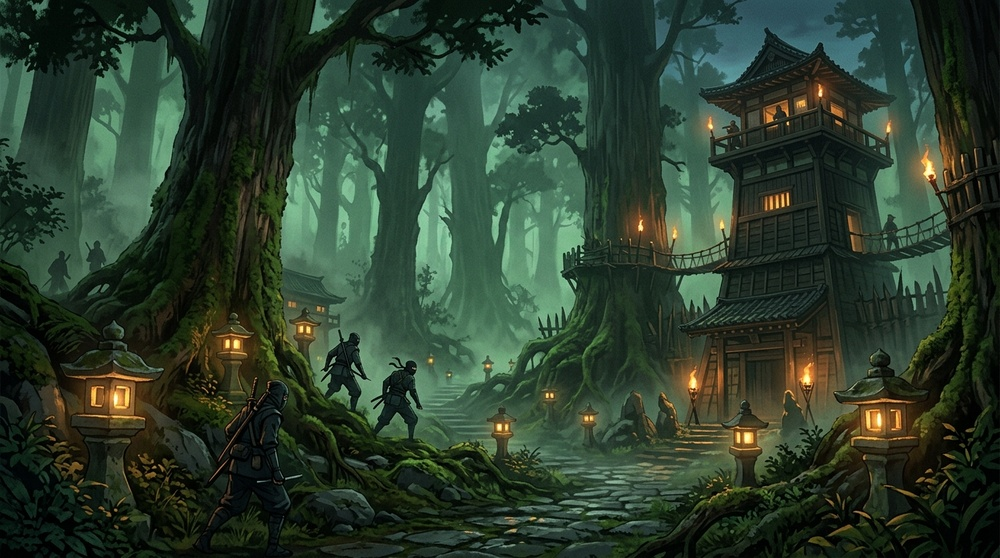
#> input picture src/assets/images/shinobi_campaign_forest_backdrop_1791702689788.jpg, 1000 x 558 px, shrunk from 1376 x 768 before the run
$ python cols.py ../../../../src/assets/images/shinobi_campaign_forest_backdrop_1791702689788.jpg 5
#> lines starting #> are read from the running program, lines starting #| are printed output that depends on the picture; after the words box and inside, x2 and y2 are one past the last pixel; in counts of white or black regions, pixels touching at a corner belong together
### scratchpad/icons-8-11/phase/py/lab.py
import numpy as np


def srgb_to_lin(c):
    c = c / 255.0
    return np.where(c <= 0.04045, c / 12.92, ((c + 0.055) / 1.055) ** 2.4)


def oklab(a):
    """a: (..., 3) sRGB 0..255 -> (..., 3) OKLab."""
    l = srgb_to_lin(np.asarray(a, dtype=float))
    R, G, B = l[..., 0], l[..., 1], l[..., 2]
    L_ = np.cbrt(0.4122214708 * R + 0.5363325363 * G + 0.0514459929 * B)
    M_ = np.cbrt(0.2119034982 * R + 0.6806995451 * G + 0.1073969566 * B)
    S_ = np.cbrt(0.0883024619 * R + 0.2817188376 * G + 0.6299787005 * B)
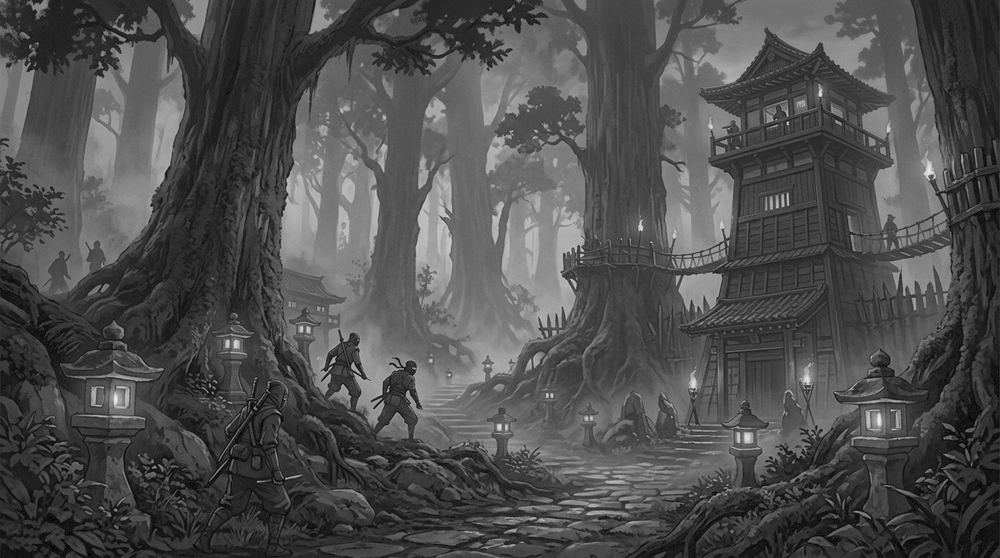
#> S_: shape (558, 1000) float64; min 0, max 0.928, mean 0.312
    return np.stack([
        0.2104542553 * L_ + 0.793617785 * M_ - 0.0040720468 * S_,
        1.9779984951 * L_ - 2.428592205 * M_ + 0.4505937099 * S_,
        0.0259040371 * L_ + 0.7827717662 * M_ - 0.808675766 * S_,
    ], -1)
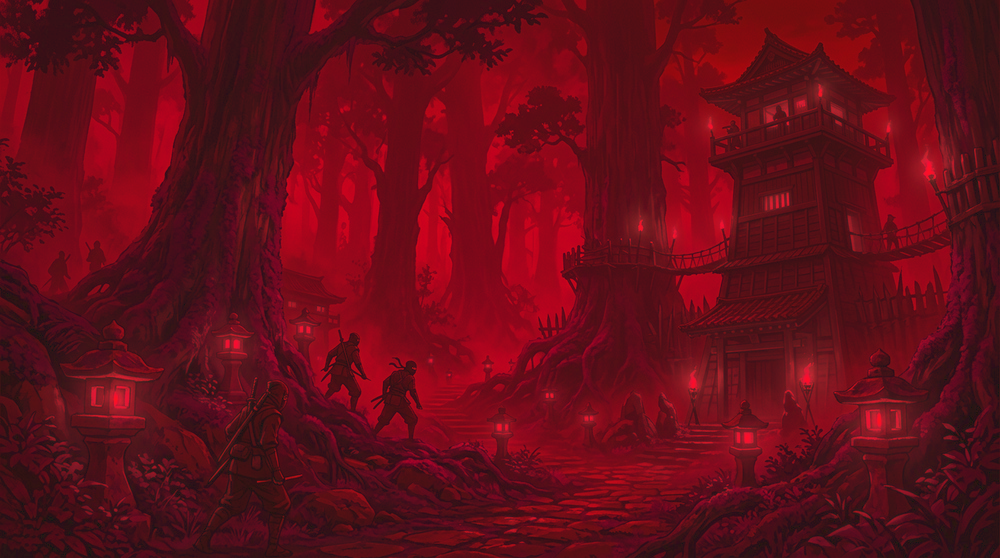
#> returned value: shape (558, 1000, 3) float64; mean of channels 0, 1, 2 0.335, -0.0291, 0.0199; drawn with min black and max white

### scratchpad/icons-8-11/phase/py/cols.py
"""cols.py <in.png>: the most frequent colours among the ninja candidates (solid / smear / skin), with OKLab L C h."""
import sys
import os
sys.path.insert(0, os.path.dirname(os.path.abspath(__file__)))
import numpy as np
from PIL import Image
from collections import Counter
from lab import oklab
a = np.asarray(Image.open(sys.argv[1]).convert('RGB')).astype(int)
lab = oklab(a.astype(float))
L = lab[..., 0]
C = np.hypot(lab[..., 1], lab[..., 2])
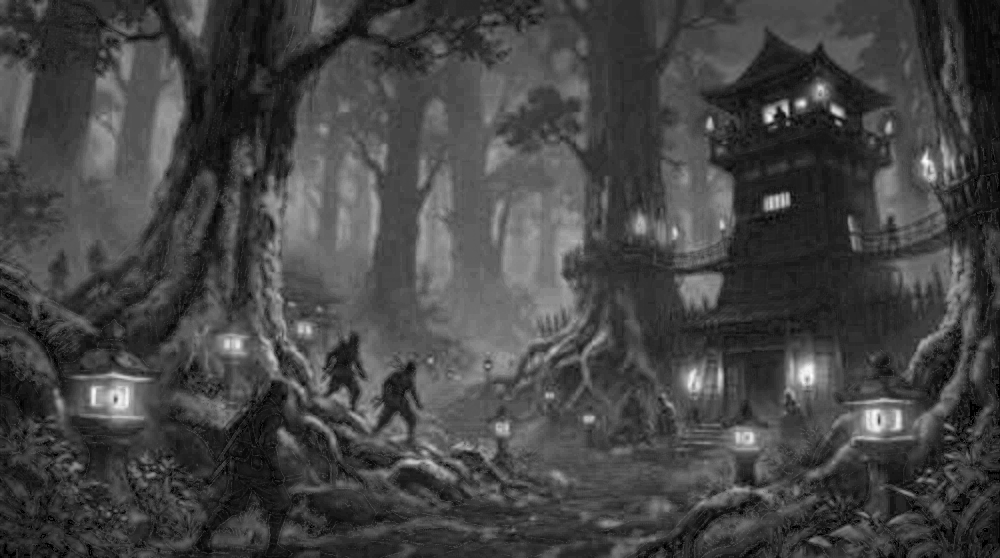
#> C: shape (558, 1000) float64; min 0, max 0.148, mean 0.0401; drawn with min black and max white
H = (np.degrees(np.arctan2(lab[..., 2], lab[..., 1])) + 360) % 360
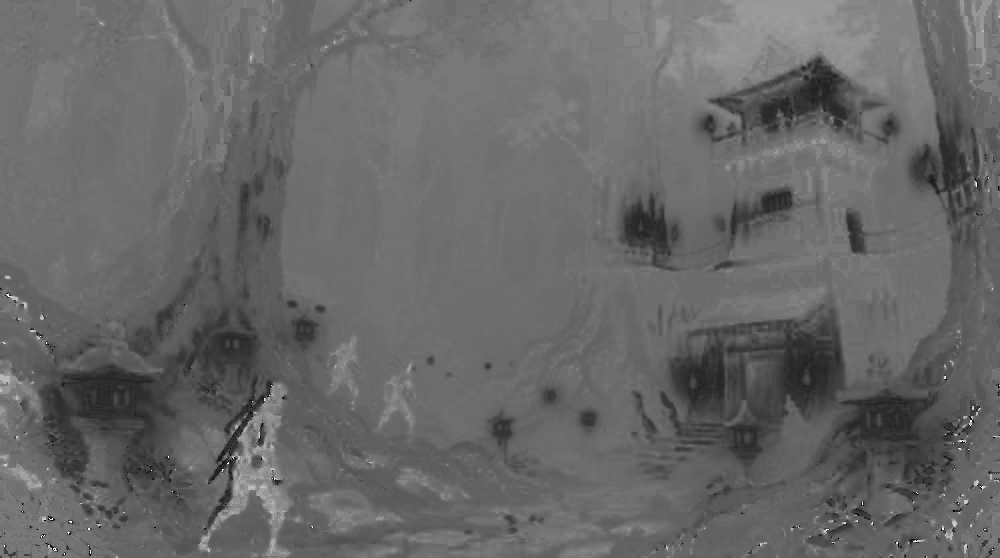
#> H: shape (558, 1000) float64; min 0, max 359.8, mean 146.4; drawn with min black and max white
solid = (L < 0.5) & (C < 0.1)
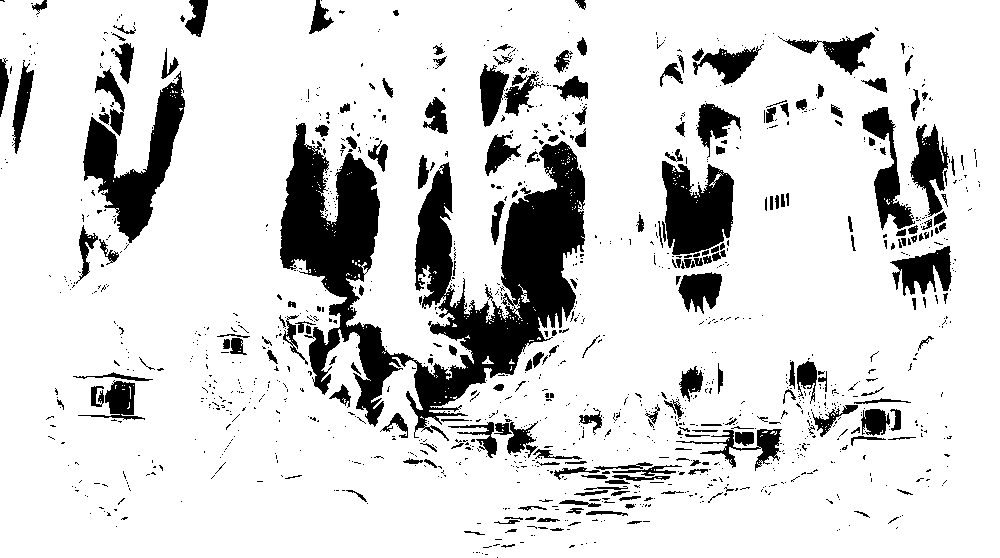
#> solid: shape (558, 1000) bool; 84.6% white; 1241 black regions (1022 under 20 px), largest, box (x1, y1, x2, y2) and area: (280, 123, 585, 441) 35500, (83, 71, 185, 243) 6310, (662, 161, 734, 255) 4860
smear = ~solid & (L < 0.72) & (C < 0.085)
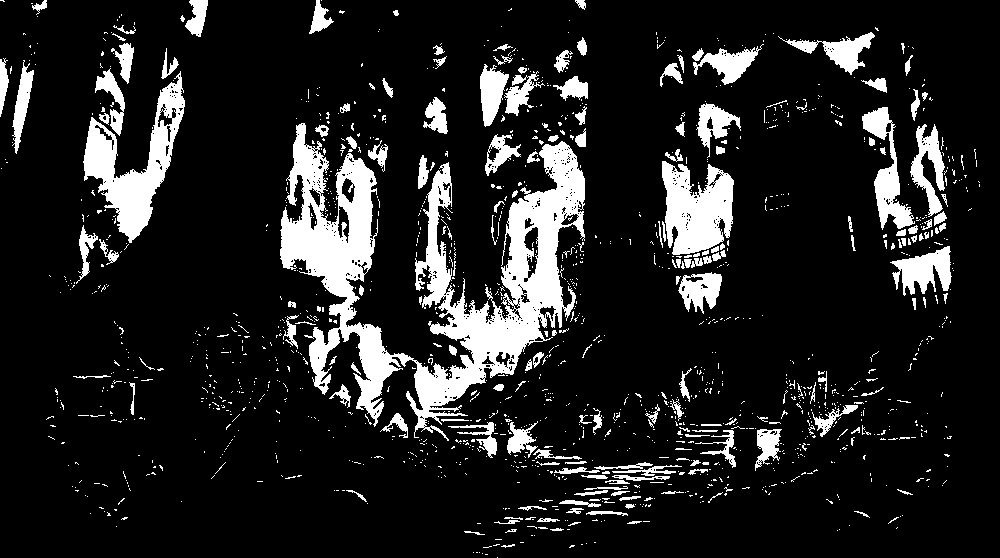
#> smear: shape (558, 1000) bool; 13.5% white; 1476 white regions (1294 under 20 px), largest, box (x1, y1, x2, y2) and area: (280, 123, 585, 441) 30574, (83, 71, 185, 243) 5976, (662, 161, 734, 255) 4704
skin = (H > 20) & (H < 90) & (C > 0.03)
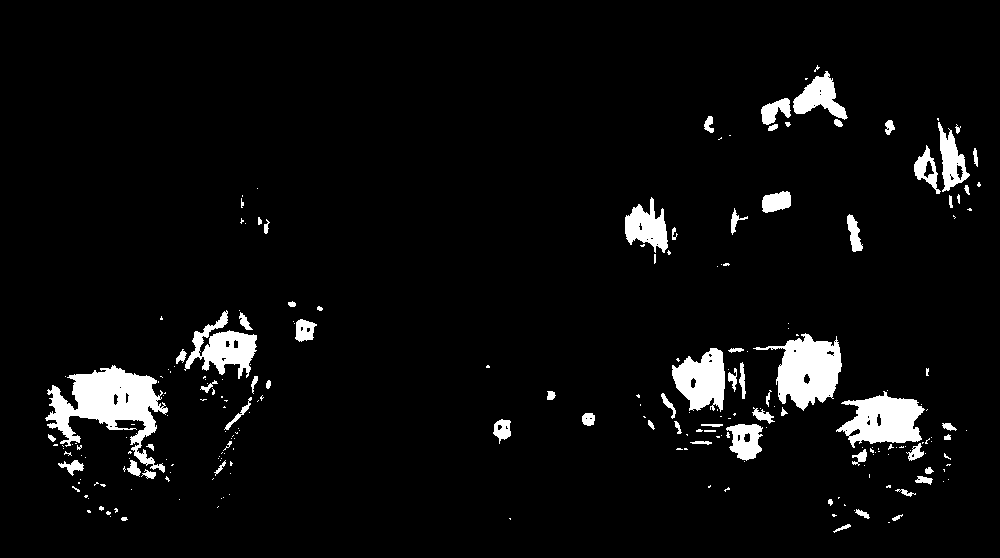
#> skin: shape (558, 1000) bool; 5% white; 233 white regions (162 under 20 px), largest, box (x1, y1, x2, y2) and area: (45, 365, 168, 473) 5432, (753, 333, 842, 411) 3593, (836, 391, 925, 448) 2985
for name, m in (('solid', solid), ('smear', smear), ('skin', skin)):
    cnt = Counter(tuple(v) for v in a[m])
    print(name, m.sum())
    for c, n in cnt.most_common(int(sys.argv[2]) if len(sys.argv) > 2 else 16):
        l = oklab(np.array(c, float))
        print('  #%02x%02x%02x %4d  L %.3f C %.3f h %3.0f' % (c + (n, l[0], np.hypot(l[1], l[2]), (np.degrees(np.arctan2(l[2], l[1])) + 360) % 360)))
    if m.sum():
        print('  L pct 5/25/50/75/95', np.round(np.percentile(L[m], [5, 25, 50, 75, 95]), 3))
#> this loop made 3 passes
#> name on passes 1 to 3: 'solid', 'smear', 'skin'
#> (printed output is left out)
